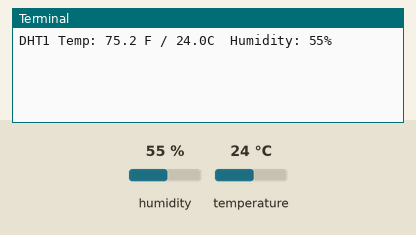
The program below on a simulated Raspberry Pi (BCM pin numbers). On the bench: the last lines printed to the terminal. The inputs (shaded band) are chosen by the test bench; at power-on: humidity 55 %, temperature 24 °C.

Above: at 1.2 s.
1.3 s: humidity set to 22 %
At 3.6 s:
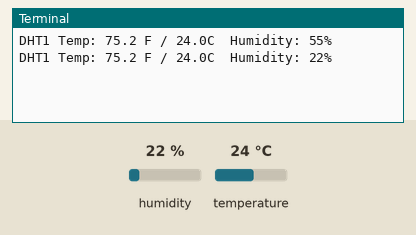
4.3 s: temperature set to 12 °C
At 6.0 s:
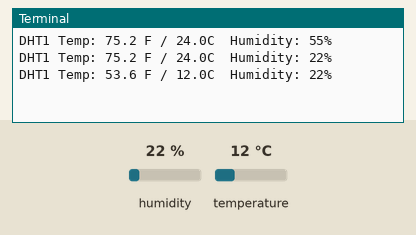
7.3 s: humidity set to 40 %
At 9.7 s:
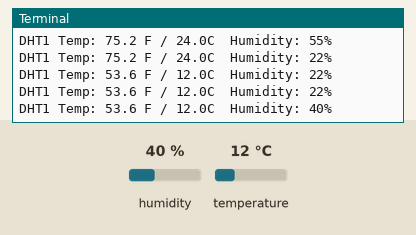
Timing chart, 0 to 11.2 s (numbered marks = the images above; inputs shaded):
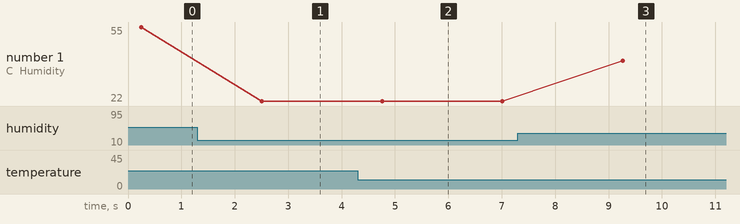

The program:

threadTest.py
```python
import time
import board
import adafruit_dht
import threading

dhtDevice = adafruit_dht.DHT11(board.D5)
dhtDevice2= adafruit_dht.DHT11(board.D6)

def dht1():
	while True:
		try:
			temperature_c = dhtDevice.temperature
			temperature_f = temperature_c *(9/5) + 32
			humidity = dhtDevice.humidity
			print("DHT1 Temp: {:.1f} F / {:.1f}C  Humidity: {}% ".format(temperature_f, temperature_c, humidity))
			time.sleep(2.0)
		except KeyboardInterrupt:
			pass
			print('Exit with ^C')
			exit()

def dht2():
	while True:
		try:
			temperature_c = dhtDevice2.temperature
			temperature_f = temperature_c*(9/5)+32
			humidity=dhtDevice2.humidity
			print("DHT2 Temp:{:.1f} F / {:.1f}C Humidity: {}% ".format(temperature_f, temperature_c, humidity))
			time.sleep(2.0)
		except KeyboardInterrupt:
			pass
			print('Exit with ^C')
			exit()

thread1 = threading.Thread(target=dht1())
thread1.start()
thread2 = threading.Thread(target=dht2())
thread2.start()
```

Measured:
- after the input at 1.3 s, the terminal: prints a new line after 1.2 s (image 1)
- after the input at 4.3 s, the terminal: prints a new line after 0.46 s (image 2)
- after the input at 7.3 s, the terminal: prints a new line after 2.0 s (image 3)
- plotted number 1: 55 → 22 after the input at 1.3 s, 22 → 40 after the input at 7.3 s
